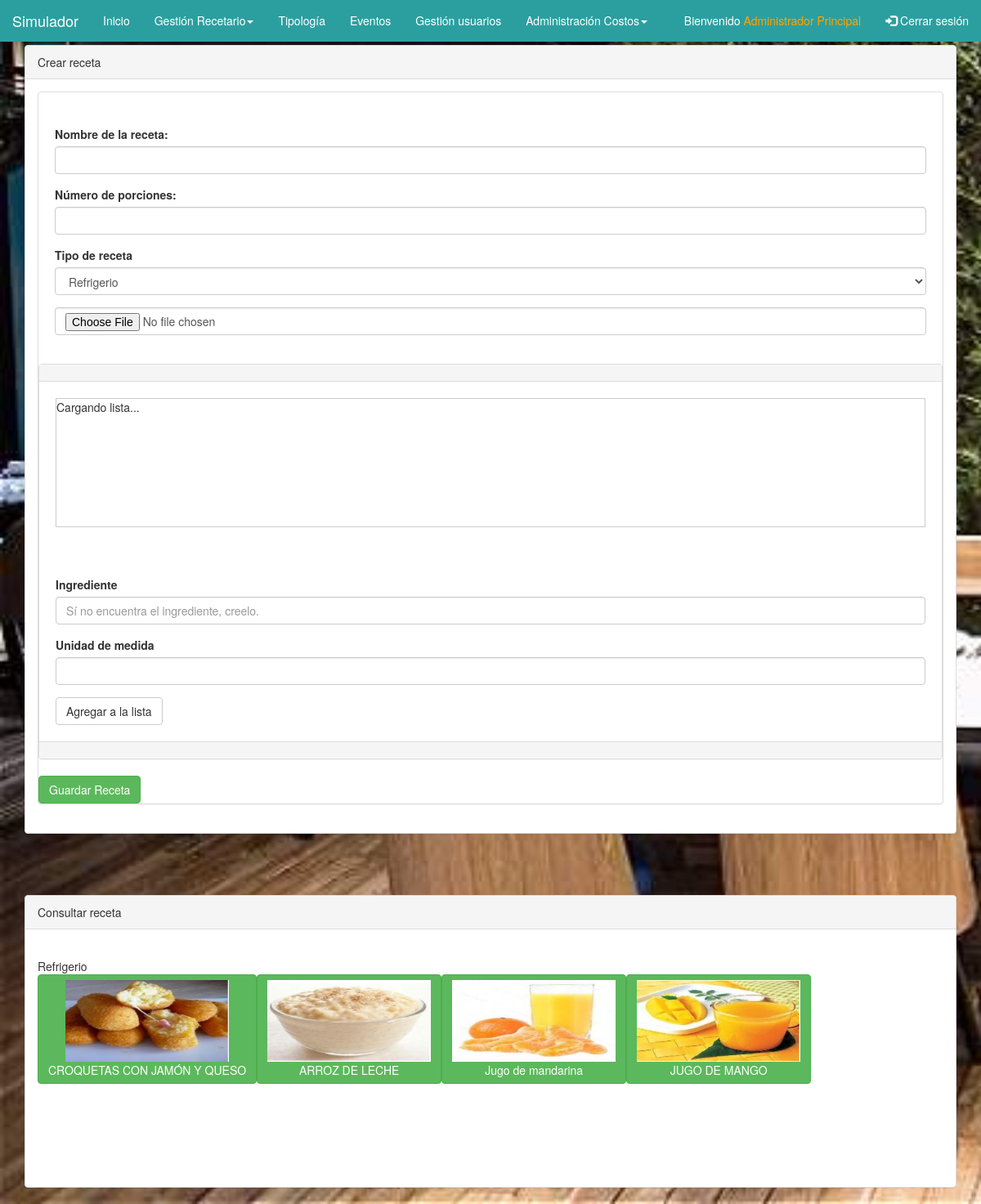
The page /administrador/a.php (signed in) on the database its author committed.
### tables this page shows
CREATE TABLE `receta` (
  `idreceta` int(11) NOT NULL,
  `nombre` varchar(45) NOT NULL,
  `porciones` varchar(45) NOT NULL,
  `tipo` varchar(45) NOT NULL,
  `imagen` varchar(150) NOT NULL
);

### conexion/conexion1.php (called while the page is built, shortened)
<?php
class conexion {
    var $servername = "localhost";
    var $username = "root";
    var $password = "123456";
    var $database="id6475911_simulador";
    var $conn;
    function conexion() {
        $this->conn = new mysqli($this->servername, $this->username, $this->password, $this->database);
    }
    function consulta($query){
        $this->conn->set_charset('utf8');
        return $this->conn->query($query);
    }
    function cerrarConexion(){
        $this->conn=null;
    }
}
?>

### administrador/ingredientes/consultarRecetas.php (the view, shortened to what this page needs)
<?php
include_once '../conexion/conexion1.php';
$con = new conexion();
$con->conexion();
$tipo = "";
$r = $con->consulta("SELECT * FROM `receta` ORDER BY `receta`.`tipo` DESC;");
while ($rows = $r->fetch_array()) {
    if ($tipo != $rows['tipo']) {
        echo '<br>';
        echo $tipo = $rows['tipo'];
        echo '<br>';
    }
    echo '<button type="button" class="btn btn-success " data-toggle="modal" data-target="#myModa' . $rows['idreceta'] . '"><img src="../' . $rows['imagen'] . '" class="rounded" alt="' . $rows['nombre'] . '" width="200px" height="100px"><br>' . $rows['nombre'] . ' </button>';
}
?>

### administrador/a.php (style rules this page uses)
body { background-image: url(../imagenes/restaurante.jpg); background-attachment: fixed; background-size: cover; }

### rows shown on the page
receta: tipo "Refrigerio", imagen (picture), nombre "CROQUETAS CON JAMÓN Y QUESO"
receta: imagen (picture), nombre "ARROZ DE LECHE"
receta: imagen (picture), nombre "Jugo de mandarina"
receta: imagen (picture), nombre "JUGO DE MANGO"

### other values the page prints
$_SESSION['usuario'] "Administrador Principal"
